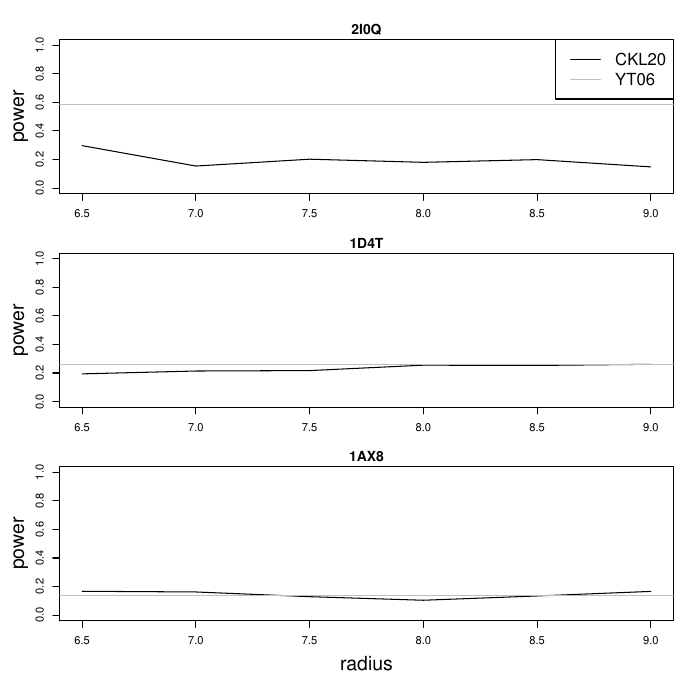

Write the R code that produced this figure.
setwd("...")
load(".../test2_surface2_rads.RData")

alt.table <- matrix(NA, nrow=1, ncol=7)
alt.table[1,1] <- sum(yu.p<0.05)/length(yu.p)
alt.table[1,2] <- sum(quantile.p.65.subs<0.05)/length(quantile.p.65.subs)
alt.table[1,3] <- sum(quantile.p.7.subs<0.05)/length(quantile.p.65.subs)
alt.table[1,4] <- sum(quantile.p.75.subs<0.05)/length(quantile.p.65.subs)
alt.table[1,5] <- sum(quantile.p.8.subs<0.05)/length(quantile.p.65.subs)
alt.table[1,6] <- sum(quantile.p.85.subs<0.05)/length(quantile.p.65.subs)
alt.table[1,7] <- sum(quantile.p.9.subs<0.05)/length(quantile.p.9.subs)



load(".../test2_surface2_rads_1d4t.RData")
alt.table1d4t <- matrix(NA, nrow=1, ncol=13)
alt.table1d4t[1,1] <- sum(yu.p<0.05)/length(yu.p)
alt.table1d4t[1,2] <- sum(quantile.p.45.subs<0.05)/length(quantile.p.65.subs)
alt.table1d4t[1,3] <- sum(quantile.p.5.subs<0.05)/length(quantile.p.65.subs)
alt.table1d4t[1,4] <- sum(quantile.p.55.subs<0.05)/length(quantile.p.65.subs)
alt.table1d4t[1,5] <- sum(quantile.p.6.subs<0.05)/length(quantile.p.65.subs)
alt.table1d4t[1,6] <- sum(quantile.p.65.subs<0.05)/length(quantile.p.65.subs)
alt.table1d4t[1,7] <- sum(quantile.p.7.subs<0.05)/length(quantile.p.65.subs)
alt.table1d4t[1,8] <- sum(quantile.p.75.subs<0.05)/length(quantile.p.65.subs)
alt.table1d4t[1,9] <- sum(quantile.p.8.subs<0.05)/length(quantile.p.65.subs)
alt.table1d4t[1,10] <- sum(quantile.p.85.subs<0.05)/length(quantile.p.65.subs)
alt.table1d4t[1,11] <- sum(quantile.p.9.subs<0.05)/length(quantile.p.9.subs)
alt.table1d4t[1,12] <- sum(quantile.p.95.subs<0.05)/length(quantile.p.95.subs)
alt.table1d4t[1,13] <- sum(quantile.p.10.subs<0.05)/length(quantile.p.10.subs)

load(".../test2_surface2_rads_1AX8.RData")
alt.table1ax8 <- matrix(NA, nrow=1, ncol=13)
alt.table1ax8[1,1] <- sum(yu.p<0.05)/length(yu.p)
alt.table1ax8[1,2] <- sum(quantile.p.45.subs<0.05)/length(quantile.p.65.subs)
alt.table1ax8[1,3] <- sum(quantile.p.5.subs<0.05)/length(quantile.p.65.subs)
alt.table1ax8[1,4] <- sum(quantile.p.55.subs<0.05)/length(quantile.p.65.subs)
alt.table1ax8[1,5] <- sum(quantile.p.6.subs<0.05)/length(quantile.p.65.subs)
alt.table1ax8[1,6] <- sum(quantile.p.65.subs<0.05)/length(quantile.p.65.subs)
alt.table1ax8[1,7] <- sum(quantile.p.7.subs<0.05)/length(quantile.p.65.subs)
alt.table1ax8[1,8] <- sum(quantile.p.75.subs<0.05)/length(quantile.p.65.subs)
alt.table1ax8[1,9] <- sum(quantile.p.8.subs<0.05)/length(quantile.p.65.subs)
alt.table1ax8[1,10] <- sum(quantile.p.85.subs<0.05)/length(quantile.p.65.subs)
alt.table1ax8[1,11] <- sum(quantile.p.9.subs<0.05)/length(quantile.p.9.subs)
alt.table1ax8[1,12] <- sum(quantile.p.95.subs<0.05)/length(quantile.p.95.subs)
alt.table1ax8[1,13] <- sum(quantile.p.10.subs<0.05)/length(quantile.p.10.subs)


pdf(".../Suppl_Fig1.pdf")
par(mfrow=c(3,1),oma=c(3,2.5,1.5,1),mar=c(3,2,1.5,1))

radii <- seq(6.5,9,by=0.5)
plot(alt.table[2:7]~radii, type='l',ylim=c(0,1),ylab="",xlab="",xlim=c(6.5,9),main="2I0Q")
abline(h=alt.table[1], col="gray")
mtext("power",side=2,line=2.5,cex=1.2)
legend("topright", legend=c("CKL20","YT06"),col=c("black","gray"), lty=1, cex=1.5)


plot(alt.table1d4t[6:11]~radii, type='l',ylim=c(0,1),ylab="Power",xlab="",main="1D4T")
abline(h=alt.table1d4t[1], col="gray")
mtext("power",side=2,line=2.5,cex=1.2)



plot(alt.table1ax8[6:11]~radii, type='l',ylim=c(0,1),ylab="Power", main="1AX8")
abline(h=alt.table1ax8[1], col="gray")
mtext("power",side=2,line=2.5,cex=1.2)
mtext("radius",side=1,line=3,cex=1.2)

dev.off()


